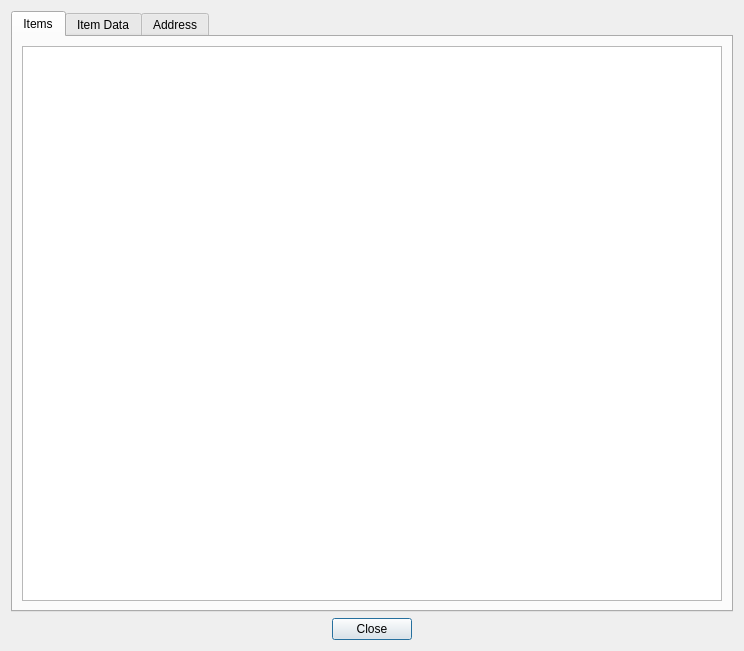
<?xml version="1.0" encoding="UTF-8"?>
<ui version="4.0">
 <class>Dialog</class>
 <widget class="QDialog" name="Dialog">
  <property name="geometry">
   <rect>
    <x>0</x>
    <y>0</y>
    <width>744</width>
    <height>651</height>
   </rect>
  </property>
  <property name="windowTitle">
   <string>Dialog</string>
  </property>
  <layout class="QGridLayout" name="gridLayout_2">
   <item row="1" column="1">
    <widget class="QDialogButtonBox" name="close">
     <property name="orientation">
      <enum>Qt::Horizontal</enum>
     </property>
     <property name="standardButtons">
      <set>QDialogButtonBox::Close</set>
     </property>
     <property name="centerButtons">
      <bool>true</bool>
     </property>
    </widget>
   </item>
   <item row="0" column="1">
    <widget class="QTabWidget" name="tabWidget">
     <property name="currentIndex">
      <number>0</number>
     </property>
     <widget class="QWidget" name="ListView">
      <attribute name="title">
       <string>Items</string>
      </attribute>
      <layout class="QGridLayout" name="gridLayout_3">
       <item row="0" column="0">
        <widget class="QListView" name="listView"/>
       </item>
      </layout>
     </widget>
     <widget class="QWidget" name="TableView">
      <attribute name="title">
       <string>Item Data</string>
      </attribute>
      <layout class="QGridLayout" name="gridLayout">
       <item row="0" column="0">
        <widget class="QTableView" name="dataView"/>
       </item>
      </layout>
     </widget>
     <widget class="QWidget" name="address">
      <attribute name="title">
       <string>Address</string>
      </attribute>
      <layout class="QGridLayout" name="gridLayout_4">
       <item row="0" column="0">
        <widget class="QTableView" name="addressView"/>
       </item>
      </layout>
     </widget>
    </widget>
   </item>
  </layout>
 </widget>
 <resources/>
 <connections>
  <connection>
   <sender>close</sender>
   <signal>accepted()</signal>
   <receiver>Dialog</receiver>
   <slot>accept()</slot>
   <hints>
    <hint type="sourcelabel">
     <x>248</x>
     <y>254</y>
    </hint>
    <hint type="destinationlabel">
     <x>157</x>
     <y>274</y>
    </hint>
   </hints>
  </connection>
  <connection>
   <sender>close</sender>
   <signal>rejected()</signal>
   <receiver>Dialog</receiver>
   <slot>reject()</slot>
   <hints>
    <hint type="sourcelabel">
     <x>316</x>
     <y>260</y>
    </hint>
    <hint type="destinationlabel">
     <x>286</x>
     <y>274</y>
    </hint>
   </hints>
  </connection>
 </connections>
</ui>
